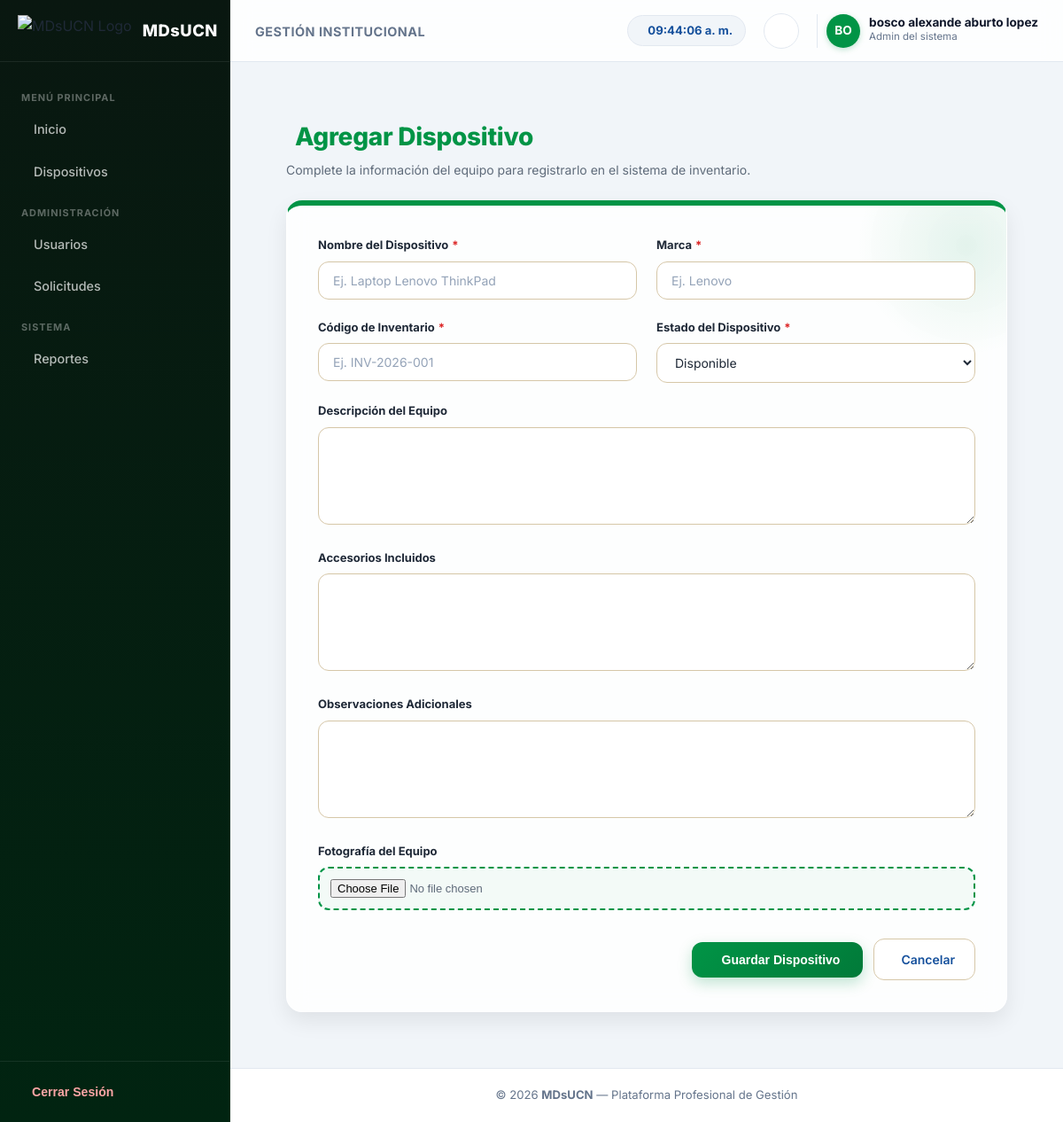
Page /dispositivos/agregar/ (signed in) on the committed database.
### appOne/models.py (models this page shows, shortened)
class Usuario(AbstractUser):
    username = models.CharField(max_length=150, unique=True)
    nombre_completo = models.CharField(max_length=150)
    correo_institucional = models.EmailField(unique=True)
    codigo = models.CharField(max_length=20, unique=True)
    rol = models.CharField(max_length=20, choices=ROLES, default="Docente")
    USERNAME_FIELD = "correo_institucional"
    REQUIRED_FIELDS = ["username", "nombre_completo", "codigo"]
    objects = UsuarioManager()
    class Meta:
        verbose_name = 'Usuario'
        verbose_name_plural = 'Usuarios'

### appOne/views/dispositivos.py (the view)
# urls.py: path('dispositivos/agregar/', views.agregar_dispositivo, name='agregar_dispositivo'),
@login_required
def agregar_dispositivo(request):
    if not es_administrador(request.user):
        messages.error(request, "No tienes permiso para agregar equipos al inventario.")
        return redirect('listardispositivos')
    if request.method == "POST":
        form = DispositivoForm(request.POST, request.FILES)
        if form.is_valid():
            dispositivo = form.save()
            registrar_auditoria(
                request,
                BitacoraAuditoria.ACCION_CREAR,
                "Dispositivos",
                dispositivo.id,
                f"Nuevo dispositivo creado: {dispositivo.nombre_dispositivo} ({dispositivo.codigo_inventario})"
            )
            messages.success(request, "Dispositivo agregado correctamente.")
            return redirect('listardispositivos')
        else:
            messages.error(request, "Error al guardar el dispositivo. Revisa el código de inventario o los datos ingresados.")
    else:
        form = DispositivoForm()
    return render(request, 'appOne/agregar_dispositivo.html', {'form': form})

### appOne/views/utils.py (called while the page is built)
def es_administrador(user):
    return user.is_authenticated and (user.rol == "Admin" or user.is_superuser)

### appOne/templates/appOne/agregar_dispositivo.html (shortened to what this page needs)
{% extends "appOne/dashboard.html" %}
{% load static %}
{% block extra_css %}
<link rel="stylesheet" href="{% static 'appOne/css/add_dispositivos.css' %}">
<link href="https://cdn.jsdelivr.net/npm/remixicon@3.5.0/fonts/remixicon.css" rel="stylesheet">
{% endblock %}
{% block contenido %}
<div class="form-container">
    <div class="form-header">
        <h2>
            Agregar Dispositivo
        </h2>
        <p>Complete la información del equipo para registrarlo en el sistema de inventario.</p>
    </div>
    <form method="POST" enctype="multipart/form-data" class="formulario">
        <div class="form-grid">
            {% for field in form %}
                <div class="form-grupo {% if field.widget_type == 'textarea' or field.widget_type == 'clearablefile' or field.name == 'descripcion' or field.name == 'imagen' %}full{% endif %}">
                    <label for="{{ field.id_for_label }}">
                        {{ field.label }}
                        {% if field.field.required %}
                            <span class="required-star">*</span>
                        {% endif %}
                    </label>
                    <div class="input-wrapper">
                        {{ field }}
                    </div>
                </div>
            {% endfor %}
        </div>
        <div class="form-actions">
            <button type="submit" class="btn-guardar">
                Guardar Dispositivo
            </button>
            <a href="javascript:history.back()" class="btn-secundario">
                Cancelar
            </a>
        </div>
    </form>
</div>
{% endblock %}

### appOne/templates/appOne/dashboard.html (shortened to what this page needs)
{% load static %}
<!DOCTYPE html>
<html lang="es">
<head>
  <link href="https://cdn.jsdelivr.net/npm/remixicon@3.5.0/fonts/remixicon.css" rel="stylesheet">
  <link rel="stylesheet" href="{% static 'appOne/css/dashboard.css' %}">
  {% block extra_css %}{% endblock %}
</head>
<body>
  <div class="app-layout">
    <aside class="sidebar" id="sidebar">
      <div class="sidebar-header">
        <div class="brand">
          <img src="https://uploads.onecompiler.io/43nzu6ce2/43x2n985z/eslogan%20.png" alt="MDsUCN Logo" class="brand-logo">
          <span class="brand-name">MDsUCN</span>
        </div>
        <button class="toggle-sidebar-btn" id="toggleSidebar" aria-label="Toggle Sidebar">
        </button>
      </div>
      <nav class="sidebar-nav">
        <div class="nav-section-title">MENÚ PRINCIPAL</div>
        <a href="{% url 'dashboardinicio' %}"
          class="nav-item {% if request.resolver_match.url_name == 'dashboardinicio' %}active{% endif %}">
          <span>Inicio</span>
        </a>
        <a href="{% url 'listardispositivos' %}"
          class="nav-item {% if request.resolver_match.url_name == 'listardispositivos' %}active{% endif %}">
          <span>Dispositivos</span>
        </a>
        {% if request.user.rol == "Admin" or request.user.is_superuser %}
        <div class="nav-section-title">ADMINISTRACIÓN</div>
        <a href="{% url 'panel_usuarios' %}"
          class="nav-item {% if request.resolver_match.url_name == 'panel_usuarios' %}active{% endif %}">
          <span>Usuarios</span>
        </a>
        <a href="{% url 'solicitudes_prestamos' %}"
          class="nav-item {% if request.resolver_match.url_name == 'solicitudes_prestamos' %}active{% endif %}">
          <span>Solicitudes</span>
        </a>
        {% endif %}
        <div class="nav-section-title">SISTEMA</div>
        <a href="{% url 'reportes' %}"
          class="nav-item {% if request.resolver_match.url_name == 'reportes' %}active{% endif %}">
          <span>Reportes</span>
        </a>
      </nav>
      <div class="sidebar-footer">
        <form method="POST" action="{% url 'logout' %}" style="width: 100%;">
          <button type="submit" class="logout-btn">
            <span>Cerrar Sesión</span>
          </button>
        </form>
      </div>
    </aside>
    <div class="main-wrapper">
      <header class="topbar">
        <div class="topbar-left">
          <div class="page-title">
            <span>Gestión Institucional</span>
          </div>
        </div>
        <div class="topbar-right">
          <div class="clock-badge">
            <span id="clock-nicaragua">00:00:00</span>
          </div>
          <div class="dropdown-wrapper">
            <button class="icon-btn" id="notifBtn" aria-label="Notificaciones">
            </button>
          </div>
          <div class="user-profile">
            <div class="user-avatar">
              {% if request.user.nombre_completo %}
                {{ request.user.nombre_completo|slice:":2"|upper }}
              {% else %}
                {{ request.user.correo_institucional|slice:":2"|upper }}
              {% endif %}
            </div>
            <div class="user-meta">
              <span class="user-name">{{ request.user.nombre_completo|default:request.user.username }}</span>
              <span class="user-role">{{ request.user.get_rol_display|default:request.user.rol }}</span>
            </div>
          </div>
        </div>
      </header>
      <main class="content-body">
        {% block contenido %}{% endblock %}
      </main>
      <footer class="app-footer">
        <p>© 2026 <strong>MDsUCN</strong> — Plataforma Profesional de Gestión</p>
      </footer>
    </div>
  </div>
</body>
</html>

### appOne/static/appOne/css/add_dispositivos.css (style rules this page uses)
:root { --bg: #EDE3CC; --card: #ffffff; --text: #1f2937; --muted: #5f6b7a; --border: #d6c7a8; --primary: #019446; --primary-hover: #017a39; --secondary: #15509C; --secondary-hover: #104E9B; --gold: #CBA14B; --gold-dark: #C89B3B; --danger: #dc2626; --radius: 18px; --shadow: 0 10px 25px rgba(0, 0, 0, 0.08); --glass: rgba(255, 255, 255, 0.85); }
* { margin: 0; padding: 0; box-sizing: border-box; }
body { color: var(--text); font-family: 'Inter', -apple-system, BlinkMacSystemFont, sans-serif; min-height: 100vh; }
.form-container { padding: 35px; max-width: 1080px; margin: 0 auto; }
.form-header { margin-bottom: 24px; }
.form-header h2 { font-size: 28px; font-weight: 800; color: var(--primary); display: flex; align-items: center; gap: 10px; margin-bottom: 6px; letter-spacing: -0.3px; }
.form-header p { color: var(--muted); font-size: 14px; margin: 0; }
.formulario { background: var(--glass); backdrop-filter: blur(12px); -webkit-backdrop-filter: blur(12px); border: 1px solid rgba(255, 255, 255, 0.7); border-top: 6px solid var(--primary); border-radius: var(--radius); padding: 35px; box-shadow: var(--shadow); position: relative; overflow: hidden; }
.formulario::before { content: ""; position: absolute; width: 250px; height: 250px; background: radial-gradient(circle, rgba(1, 148, 70, 0.10), transparent 70%); top: -80px; right: -80px; border-radius: 50%; pointer-events: none; }
.form-grid { display: grid; grid-template-columns: repeat(2, 1fr); gap: 22px; position: relative; z-index: 2; }
.form-grupo { display: flex; flex-direction: column; width: 100%; }
.form-grupo.full { grid-column: 1 / -1; }
.form-grupo label { font-size: 13px; color: var(--text); font-weight: 700; margin-bottom: 8px; display: flex; align-items: center; gap: 4px; }
.required-star { color: var(--danger); }
.form-grupo input:not([type="file"]):not([type="checkbox"]):not([type="radio"]), .form-grupo select, .form-grupo textarea { width: 100%; box-sizing: border-box; background: #ffffff; border: 1px solid var(--border); color: var(--text); padding: 12px 16px; border-radius: 12px; font-size: 14px; transition: all 0.25s ease; font-family: 'Inter', sans-serif; box-shadow: inset 0 1px 2px rgba(0, 0, 0, 0.02); }
.form-grupo textarea { min-height: 110px; resize: vertical; line-height: 1.5; }
.form-grupo input::placeholder, .form-grupo textarea::placeholder { color: #94a3b8; }
.form-grupo input[type="file"] { width: 100%; box-sizing: border-box; padding: 12px; border: 2px dashed var(--primary); background: rgba(1, 148, 70, 0.04); cursor: pointer; border-radius: 12px; font-size: 13px; color: var(--muted); transition: all 0.2s ease; }
.form-actions { margin-top: 32px; display: flex; align-items: center; justify-content: flex-end; gap: 12px; position: relative; z-index: 2; }
.btn-guardar { background: linear-gradient(135deg, var(--primary), var(--primary-hover)); color: #ffffff; padding: 12px 26px; border: none; border-radius: 12px; font-weight: 700; font-size: 14px; cursor: pointer; display: inline-flex; align-items: center; gap: 8px; transition: all 0.25s ease; box-shadow: 0 6px 16px rgba(1, 148, 70, 0.25); }
.btn-secundario { background: #ffffff; color: var(--secondary); border: 1px solid var(--border); padding: 12px 22px; border-radius: 12px; font-weight: 600; font-size: 14px; cursor: pointer; text-decoration: none; display: inline-flex; align-items: center; gap: 8px; transition: all 0.2s ease; }

### rows in the picture
Usuario: user.nombre_completo "BO", user.nombre_completo "bosco alexande aburto lopez", user.rol "Admin del sistema"

### other values in the picture
{{ field.label }} "Nombre del Dispositivo" "Marca" "Código de Inventario" "Estado del Dispositivo" "Descripción del Equipo" "Accesorios Incluidos" "Observaciones Adicionales" "Fotografía del Equipo"
